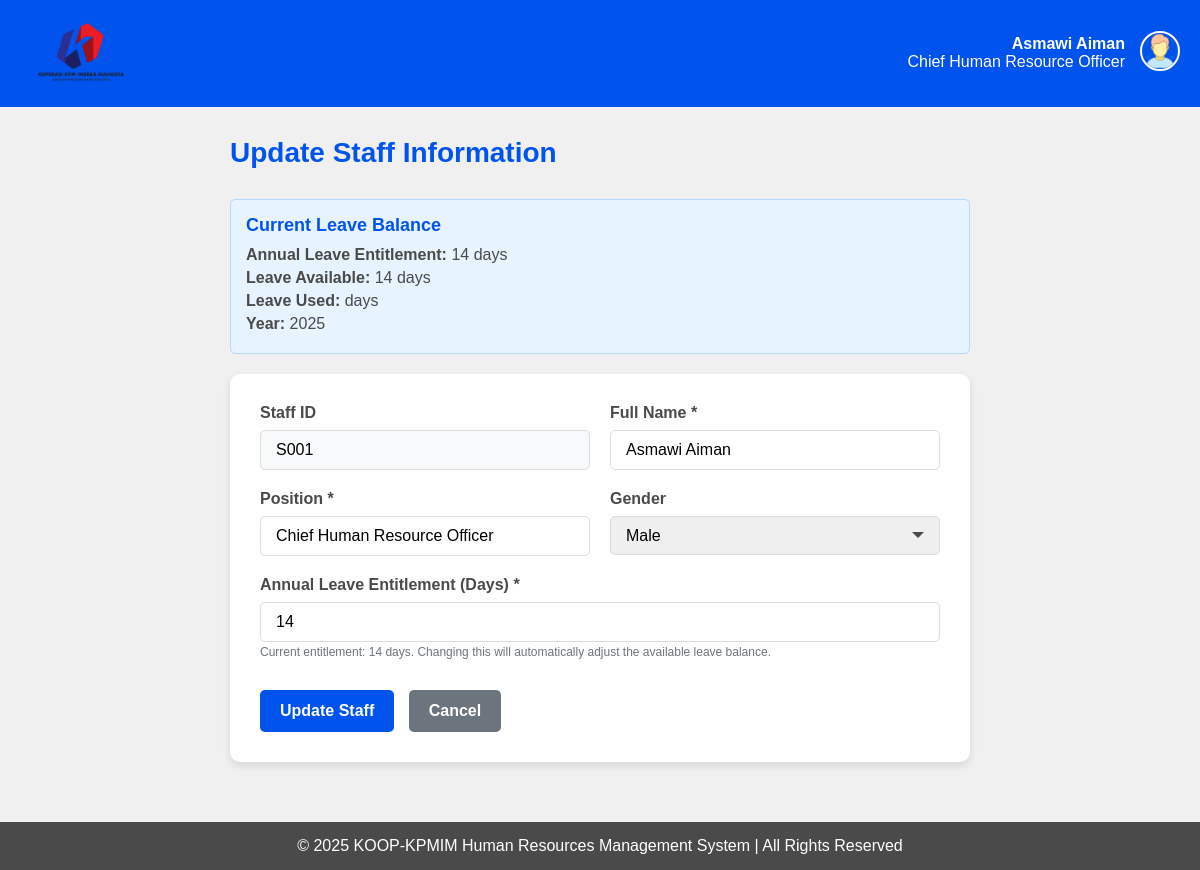
The page /update-staff/S001/ (signed in) on the database as committed earlier.
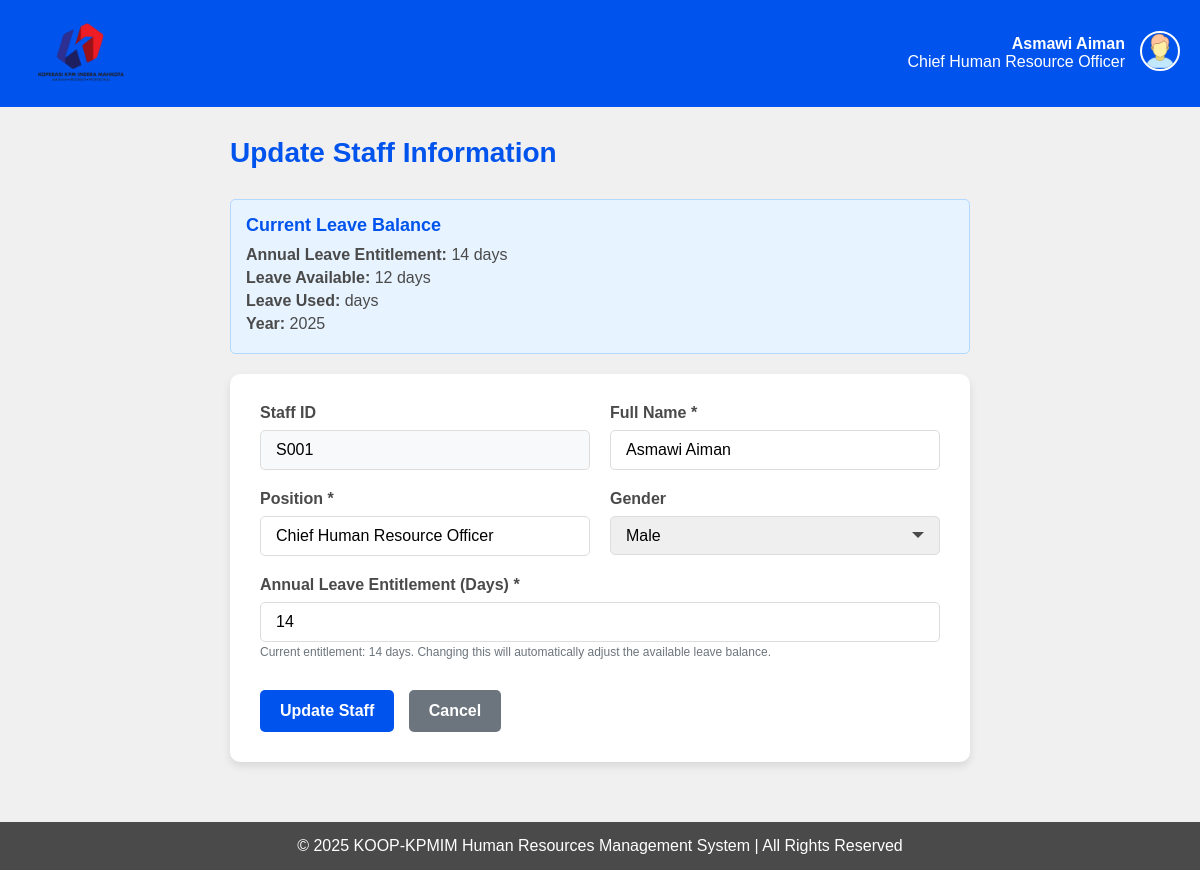
The same page on the database as committed later.
### HRMS/models.py (models this page shows, shortened)
class LEAVE_BALANCE(models.Model):
    id = models.AutoField(primary_key=True)
    staffid = models.OneToOneField(STAFF, on_delete=models.CASCADE, related_name='leave_balance')
    annual_leave = models.IntegerField(default=14)
    leave_available = models.IntegerField(default=14)
    year = models.IntegerField(default=datetime.datetime.now().year)
    last_updated = models.DateTimeField(auto_now=True)

### HRMS/views.py (the view, shortened to what this page needs)
# urls.py: path('update-staff/<str:staff_id>/', views.update_staff, name='update_staff'),
def update_staff(request, staff_id):
    if not request.session.get('user_type') == 'hr':
        request.session.flush()
        messages.error(request, "You do not have permission to view this page. Please login again")
        return redirect('login')
    try:
        staff = STAFF.objects.get(id=staff_id)
    except STAFF.DoesNotExist:
        messages.error(request, 'Staff not found.')
        return redirect('employee_management')
    leave_balance, created = LEAVE_BALANCE.objects.get_or_create(staffid=staff)
    if created:
        leave_balance.annual_leave = 14
        leave_balance.leave_available = 14
        leave_balance.save()
    hr_id = request.session.get('user_id')
    hr = HR.objects.get(id=hr_id)
    context = {
        'staff': staff,
        'hr': hr,
        'leave_balance': leave_balance
    }
    return render(request, 'hr/update_staff.html', context)

### HRMS/templates/hr/update_staff.html (shortened to what this page needs)
{% load static %}
<!DOCTYPE html>
<html lang="en">
<head>
</head>
<body>
    <header>
        <a href="{% url 'hrmenu' %}">
            <img src="{% static 'img/logo.png' %}" alt="KOOP-KPMIM Logo" class="logo">
        </a>
        <div class="header-right">
            <div class="user-info">
                <div><strong>{{ hr.staffid.name }}</strong></div>
                <div>{{ hr.staffid.position }}</div>
            </div>
            <div class="user-dropdown">
                <img src="{% static 'img/user.png' %}" alt="User Profile" class="user-image" onclick="toggleDropdown()">
            </div>
        </div>
    </header>
    <main>
        <h1>Update Staff Information</h1>
        <div class="leave-info">
            <h3>Current Leave Balance</h3>
            <p><strong>Annual Leave Entitlement:</strong> {{ leave_balance.annual_leave }} days</p>
            <p><strong>Leave Available:</strong> {{ leave_balance.leave_available }} days</p>
            <p><strong>Leave Used:</strong> {{ leave_balance.annual_leave|add:"-"|add:leave_balance.leave_available }} days</p>
            <p><strong>Year:</strong> {{ leave_balance.year }}</p>
        </div>
        <div class="container">
            <form method="POST">
                <div class="form-row">
                    <div class="form-group">
                        <label for="staff-id">Staff ID</label>
                        <input type="text" id="staff-id" class="form-control" value="{{ staff.id }}" readonly style="background-color: #f8f9fa;">
                    </div>
                    <div class="form-group">
                        <label for="name">Full Name *</label>
                        <input type="text" id="name" name="name" class="form-control" value="{{ staff.name }}" placeholder="e.g., John Doe Smith" required>
                    </div>
                </div>
                <div class="form-row">
                    <div class="form-group">
                        <label for="position">Position *</label>
                        <input type="text" id="position" name="position" class="form-control" value="{{ staff.position }}" placeholder="e.g., Software Developer" required>
                    </div>
                    <div class="form-group">
                        <label for="gender">Gender</label>
                        <select id="gender" name="gender" class="form-control">
                            <option value="Male" {% if staff.gender == 'Male' %}selected{% endif %}>Male</option>
                        </select>
                    </div>
                </div>
                <div class="form-group">
                    <label for="annual_leave">Annual Leave Entitlement (Days) *</label>
                    <input type="number" id="annual_leave" name="annual_leave" class="form-control"
                           value="{{ leave_balance.annual_leave }}"
                           placeholder="e.g., 14"
                           min="0"
                           max="365"
                           required>
                    <small class="form-text text-muted">
                        Current entitlement: {{ leave_balance.annual_leave }} days.
                        Changing this will automatically adjust the available leave balance.
                    </small>
                </div>
                <div style="margin-top: 30px;">
                    <button type="submit" class="btn">Update Staff</button>
                    <a href="{% url 'employee_management' %}" class="back-btn">Cancel</a>
                </div>
            </form>
        </div>
    </main>
    <footer>
        <p>&copy; 2025 KOOP-KPMIM Human Resources Management System | All Rights Reserved</p>
    </footer>
</body>
</html>

Rows that differ between the two databases and show on the page:
changed LEAVE_BALANCE: leave_available "14" → "12"
